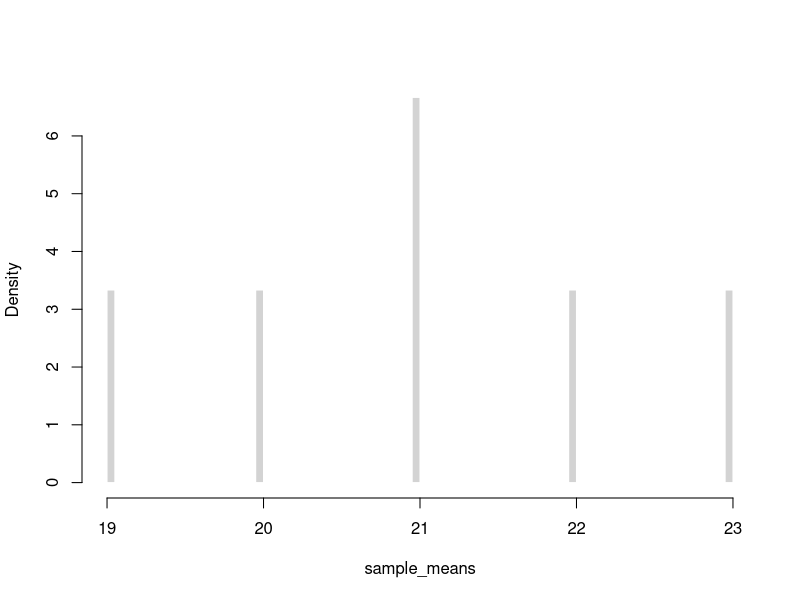
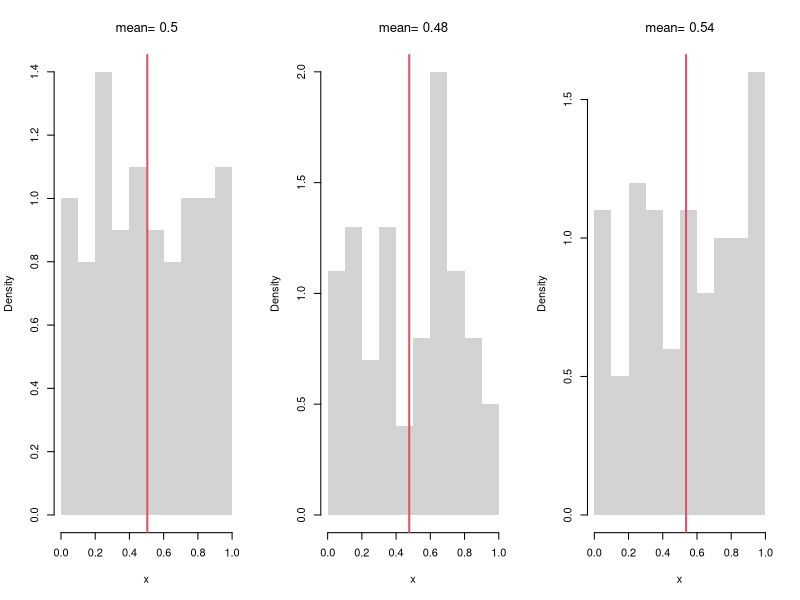
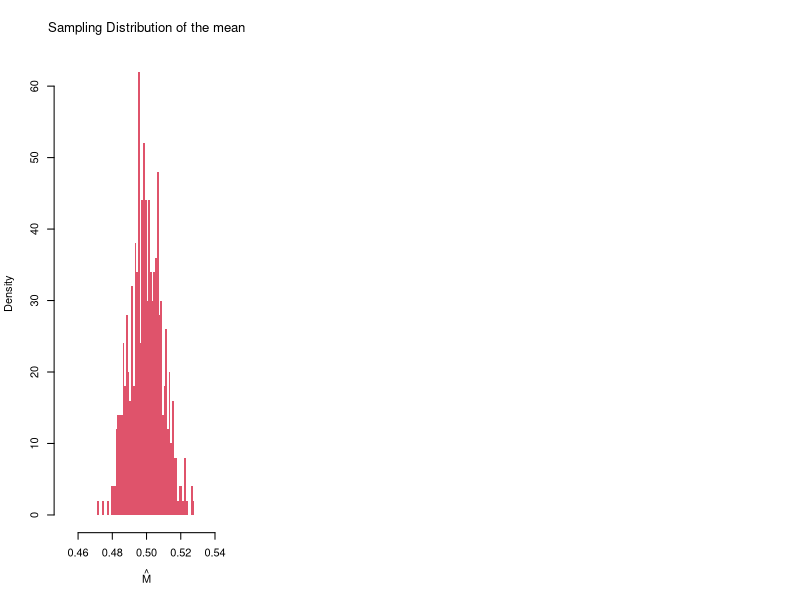
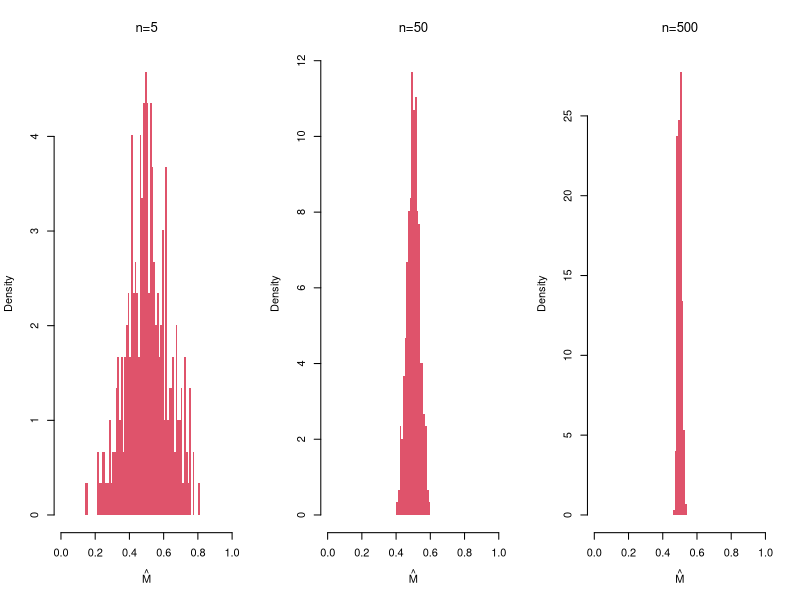
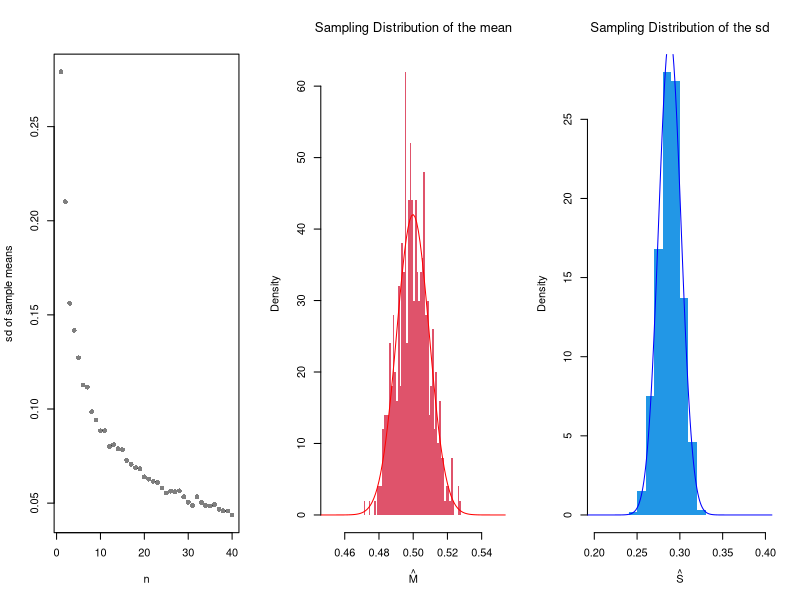
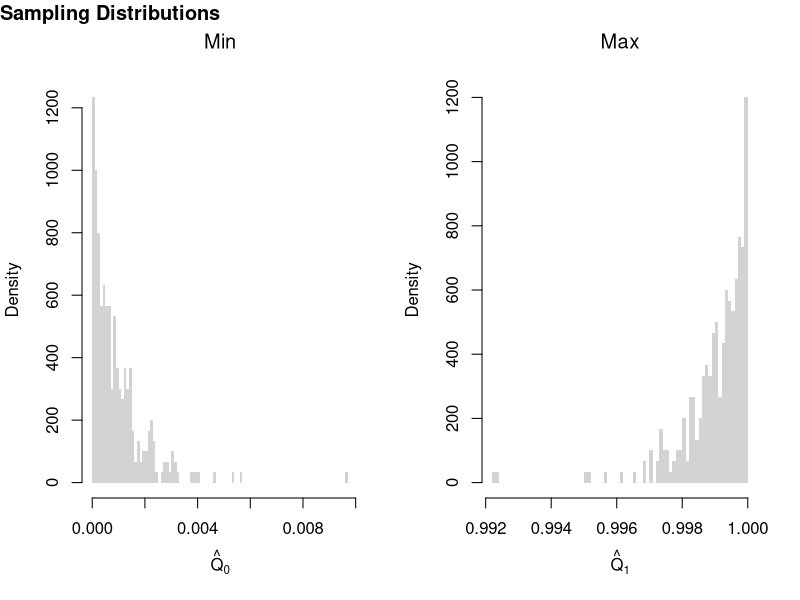
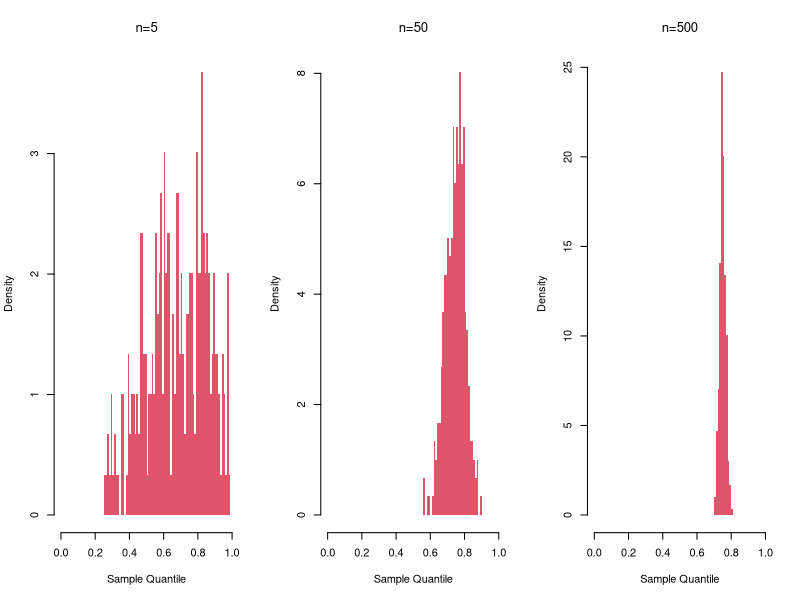
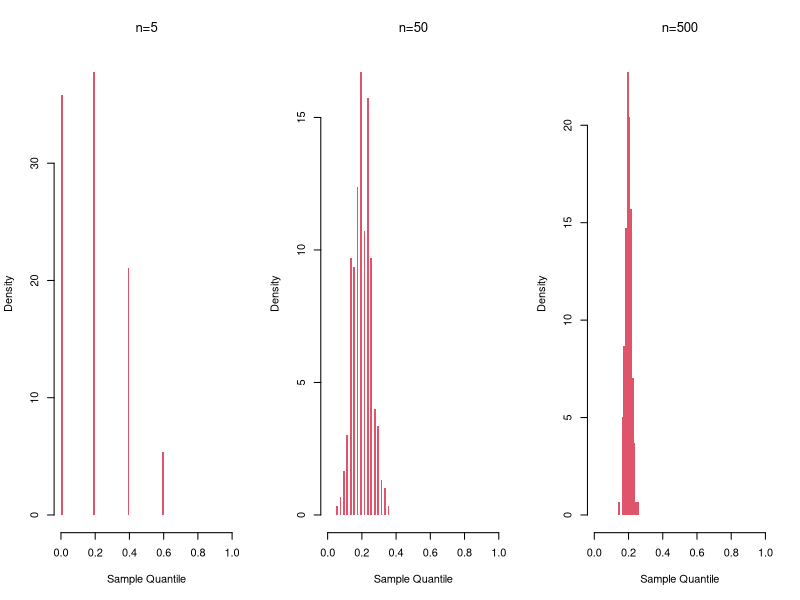

Source code (R) for these figures, in order:
## ---- chunk 1
# Simple random sample (no duplicates, equal probability)
x <- c(1,2,3,4) # population
sample(x, 2, replace=F) #sample
## ---- chunk 2
#{1,2,3} {1,3,2}  ho
#{2,1,3} {2,3,1}  
#{3,2,1} {3,1,2}
factorial(3)
## ---- chunk 3
#Ways to draw k=2 from a set with n=4
#{1,2} {1,3} {1,4}  
#      {2,3} {2,4}  
#            {3,4} 

choose(4,2)
## ---- chunk 4
#All possible samples of two from a bag of numbers {1,2,3,4} with replacement 
#{1,1} {1,2} {1,3}, {3,4}
#{2,2} {2,3} {2,4}
#{3,3} {3,4}
#{4,4}

# Simple random sample (duplicates, equal probability)
sample(x, 2, replace=T)
## ---- chunk 5
runif(3)
rexp(3)
rnorm(3)
## ---- chunk 6
X <- c(18,20,22,24) # Ages for student population
# six possible samples
m1 <- mean( X[c(1,2)] ) #{1,2}
m2 <- mean( X[c(1,3)] ) #{1,3}
m3 <- mean( X[c(1,4)] ) #{3,4}
m4 <- mean( X[c(2,3)] ) #{2,3}
m5 <- mean( X[c(2,4)] ) #{2,4}
m6 <- mean( X[c(3,4)] ) #{3,4}
# sampling distribution
sample_means <- c(m1, m2, m3, m4, m5, m6)
hist(sample_means,
    freq=F, breaks=100,
    main='', border=F)
## ---- chunk 7
# Three Sample Example from infinite population
x1 <- runif(100)
m1 <- mean(x1)
x2 <- runif(100)
m2 <- mean(x2)
x3 <- runif(100)
m3 <- mean(x3)
sample_means <- c(m1, m2, m3)
sample_means

# An Equivalent Approach: fill vector in a loop
sample_means <- vector(length=3)
for(i in seq(sample_means)){
    x <- runif(100)
    m <- mean(x)
    sample_means[i] <- m
}
sample_means
## ---- chunk 8
# Three Sample Example w/ Visual
par(mfrow=c(1,3))
for(b in 1:3){
    x <- runif(100) 
    m <-  mean(x)
    hist(x,
        breaks=seq(0,1,by=.1), #for comparability
        freq=F, main=NA, border=NA)
    abline(v=m, col=2, lwd=2)
    title(paste0('mean= ', round(m,2)),  font.main=1)
}
## ---- chunk 9
# Many sample example
sample_means <- vector(length=500)
for(i in seq_along(sample_means)){
    x <- runif(1000)
    m <- mean(x)
    sample_means[i] <- m
}
hist(sample_means, 
    breaks=seq(0.45,0.55,by=.001),
    border=NA, freq=F,
    col=2, font.main=1, 
    xlab=expression(hat(M)),
    main='Sampling Distribution of the mean')
## ---- chunk 10
m_LLLN <- mean(sample_means)
round(m_LLLN, 3)
## ---- chunk 11
par(mfrow=c(1,3))
for(n in c(5,50,500)){
    sample_means_n <- vector(length=299)
    for(i in seq_along(sample_means_n)){
        x <- runif(n)
        m <- mean(x)
        sample_means_n[i] <- m
    }
    hist(sample_means_n, 
        breaks=seq(0,1,by=.01),
        border=NA, freq=F,
        col=2, font.main=1, 
        xlab=expression(hat(M)),
        main=paste0('n=',n) )
}
## ---- chunk 12
n_seq <- seq(1, 40)
sd_seq <- vector(length=length(n_seq))
for(n in seq_along(sd_seq)){
    sample_means_n <- vector(length=499)
    for(i in seq_along(sample_means_n)){
        x <- runif(n)
        m <- mean(x)
        sample_means_n[i] <- m
    }
    sd_seq[n] <- sd(sample_means_n)
}
plot(n_seq, sd_seq, pch=16, col=grey(0,0.5),
    xlab='n', ylab='sd of sample means', main='')
## ---- chunk 13
hist(sample_means,
    breaks=seq(0.45,0.55,by=.001),
    border=NA, freq=F,
    col=2, font.main=1,
    xlab=expression(hat(M)),
    main='Sampling Distribution of the mean')
    
## Approximately normal?
mu <- mean(sample_means)
mu_sd <- sd(sample_means)
x <- seq(0.1, 0.9, by=0.001)
fx <- dnorm(x, mu, mu_sd)
lines(x, fx, col='red')
## ---- chunk 14
# CLT example of the "sd" statistic
sample_sds <- vector(length=1000)
for(i in seq_along(sample_sds)){
    x <- runif(100) # same distribution
    s <- sd(x) # different statistic
    sample_sds[i] <- s
}
hist(sample_sds,
    breaks=seq(0.2,0.4,by=.01),
    border=NA, freq=F,
    col=4, font.main=1,
    xlab=expression(hat(S)),
    main='Sampling Distribution of the sd')

## Approximately normal?
mu <- mean(sample_sds)
mu_sd <- sd(sample_sds)
x <- seq(0.1, 0.9, by=0.001)
fx <- dnorm(x, mu, mu_sd)
lines(x, fx, col='blue')

# try another random variable, such as rexp(100) instead of runif(100)
## ---- chunk 15
# Create 300 samples, each with 1000 random uniform variables
x_samples <- matrix(nrow=300, ncol=1000)
for(i in seq(1,nrow(x_samples))){
    x_samples[i,] <- runif(1000)
}
# Each row is a new sample
length(x_samples[1,])

# Compute min and max for each sample
x_mins <- apply(x_samples, 1, quantile, probs=0)
x_maxs <- apply(x_samples, 1, quantile, probs=1)

# Plot the sampling distributions of min, median, and max
# Median looks normal. Maximum and Minumum do not!
par(mfrow=c(1,2))
hist(x_mins, breaks=100, main='Min', font.main=1,
    xlab=expression(hat(Q)[0]), border=NA, freq=F)
hist(x_maxs, breaks=100, main='Max', font.main=1,
    xlab=expression(hat(Q)[1]), border=NA, freq=F)
title('Sampling Distributions', outer=T, line=-1, adj=0)
## ---- chunk 16
par(mfrow=c(1,3))
for(n in c(5,50,500)){
    sample_quants_n <- vector(length=299)
    for(i in seq_along(sample_quants_n)){
        x <- runif(n)
        m <- quantile(x, probs=0.75) #upper quartile
        sample_quants_n[i] <- m
    }
    hist(sample_quants_n, 
        breaks=seq(0,1,by=.01),
        border=NA, freq=F,
        col=2, font.main=1, 
        xlab="Sample Quantile",
        main=paste0('n=',n) )
}
## ---- chunk 17
par(mfrow=c(1,3))
for(n in c(5,50,500)){
    sample_props_n <- vector(length=299)
    for(i in seq_along(sample_props_n)){
        x <- sample(1:5, size=n, prob=c(1:5)/15, replace=T)
        p3 <- mean(x==3)
        sample_props_n[i] <- p3
    }
    hist(sample_props_n, 
        breaks=seq(0,1,by=.01),
        border=NA, freq=F,
        col=2, font.main=1, 
        xlab="Sample Quantile",
        main=paste0('n=',n) )
}
## ---- chunk 18
par(mfrow = c(1, 3))

for (n in c(50, 500, 5000)) {
  x <- runif(n)
  Fx <- ecdf(x)
  plot(Fx)
}

## ---- chunk 19
sample_dat <- USArrests[,'Murder']
sample_mean <- mean(sample_dat)
sample_mean
## ---- chunk 20
# Generate Non-normal Data, from Hesterberg (2015)

# Population is 50% N(-2, 1) and 50% N(2, 4)
populationMean <- c(-2, 2)
populationVar <- c(1, 4)

# Generate samples from population
rPopulation <- function(n){
  # Which distribution is each observation coming from
  di <- sample(1:2, size=n, replace=TRUE, prob=c(.5,.5))
  rnorm(n, mean=populationMean[di], sd=sqrt(populationVar)[di])
}

# Compute Sample Mean
n <- 25
set.seed(2)
sample_dat <- rPopulation(n)
sample_mean <- mean(sample_dat)
## ---- chunk 21
# Plot Bootstrap Mean
# Modified from Hesterberg (2015)

#### Some parameters for figure layout.
divideX <- c(.6, .65)
divideY <- c(0, .32, .33, .65, .70, 1)
useFraction <- .9
Fraction2 <- 0:1 + c(1, -1) * (1-useFraction)/2
rescaleY <- function(x) (x-.33)/.67
divideY3 <- (c(NA, NA, .33, .65, .70, 1) - .33)/.67

PlotSample <- function(data,
    lineMu=TRUE,
    star=FALSE,
    lineM=NULL,
    col="gray"){
  # lineMu: logical, add a vertical line at mu
  # star:  logical, label with xbar* instead of xbar
  # lineM: NULL or numeric; add a vertical line there

  hist(data, breaks=seq(-6, 8, length=21), col=col,
       probability=TRUE, axes=FALSE, new=FALSE, border=0,
       xlab="", xlim=c(-6, 8), ylim=c(0, .351),
       xaxs="i", yaxs="i", main="")
  axis(side=1, at=c(-6, 8))
  axis(side=1, at=mean(data),
       if(star) expression(hat(M)[r]) else expression(hat(M)))
  if(lineMu) {
    segments(mean(populationMean), y0=0, y1=.32)
    axis(side=1, at=mean(populationMean), "")
  }
  if(length(lineM)) {
    segments(lineM, y0=0, y1=.32, col="red", lty=2)
    axis(side=1, at=lineM, "", col="red")
  }
  invisible(NULL)
}

### Plot sample (as substitute for population)
par(fig=c(divideX[1] * (1/3 + 1/3 * Fraction2), divideY3[5:6]),
    mar=.1 + c(2, 0, 0, 0), mex=.8)
PlotSample(sample_dat, lineM=sample_mean)
axis(1, sample_mean, expression(hat(M)), col="red")

### Bootstrap samples
set.seed(2)  ## Cherry Pick Some Good Ones
B <- lapply(1:20, function(b) { sample(sample_dat, replace=T) })
temp <- lapply(B, hist, breaks=seq(-6, 8, length=21), plot=F)
Bii <- which(sapply(temp, function(x) max(x[['counts']])) <= 5)
## Plot the Cherries
par(fig=c(divideX[1] * (0/3 + 1/3*Fraction2), divideY3[3:4]), new=T)
PlotSample(B[[Bii[1]]], sample_mean, lineMu=F, star=T)
par(fig=c(divideX[1] * (1/3 + 1/3*Fraction2), divideY3[3:4]), new=T)
PlotSample(B[[Bii[3]]], sample_mean, lineMu=F, star=T)
par(fig=c(divideX[1] * (2/3 + 1/3*Fraction2), divideY3[3:4]), new=T)
PlotSample(B[[Bii[2]]], sample_mean, lineMu=F, star=T)

### Bootstrap Distribution
par(fig=c(divideX[2], 1, 0, .5), new=T)
par(mar=c(4.1, 0, 0, 0))
set.seed(2)
Bmeans <- sapply(1:999, function(b) {
    dat_b <- sample(sample_dat, replace=T) # c.f. jackknife
    mean(dat_b)
})
hist(Bmeans, xlim=c(-3, 3), ylim=c(0, 1), breaks=61, border=0,
     axes=F, col="gray", freq=F, main="", yaxs="i",
     xlab="", ylab="")
abline(v=sample_mean, col="red", lty=2)
abline(v=mean(populationMean))
axis(1, c(-3, 3))
axis(1, at=sample_mean, expression(hat(M)), col="red")
#axis(3, at=mean(populationMean), expression(mu))

### Arrows
par(mar=c(2.1, 0, 0, 0))
par(fig=c(0, 1, 0, 1), usr=c(0, 1, 0, 1))
arrows(lwd=1.5, length=.125,
       x0=divideX[1] * (.29 + .42 * ppoints(5)[c(1,3,5)]),
       x1=divideX[1] * seq(.3, .7, length=3),
       y0=rescaleY(divideY[4:5] %*% c(.2, .77)) - .05,
       y1=rescaleY(divideY[4] - c(.6, 1, .6)*(divideY[5]-divideY[4])) - .05)
arrows(divideX[1], c(.1, .2, .3), length=.125, divideX[2], lwd=1.5)

### Text
text(.4, .8, adj=0, 'Sample')
text((divideX[2]+1)/2, .55, adj=.5, 'Resampling Distribution')
text(0.01, divideY3[4]+.03, adj=0, "Resamples (r)")
legend(.01, .9, lty=1:2, col=1:2, legend=expression(mu, hat(M)))
## ---- chunk 22
sample_dat <- USArrests[,'Murder']
sample_mean <- mean(sample_dat)

# Jackknife Estimates
n <- length(sample_dat)
jackknife_means <- vector(length=n)
for(i in seq_along(jackknife_means)){
    dat_noti <- sample_dat[-i]
    mean_noti <- mean(dat_noti)
    jackknife_means[i] <- mean_noti
}
hist(jackknife_means, breaks=25,
    border=NA, freq=F,
    main='', xlab=expression(hat(M)[-i]))
abline(v=sample_mean, col='red', lty=2)
## ---- chunk 23
# Bootstrap estimates
bootstrap_means <- vector(length=9999)
for(b in seq_along(bootstrap_means)){
    dat_id <- seq(1,n)
    boot_id <- sample(dat_id , replace=T)
    dat_b  <- sample_dat[boot_id] # c.f. jackknife
    mean_b <- mean(dat_b)
    bootstrap_means[b] <-mean_b
}

hist(bootstrap_means, breaks=25,
    border=NA, freq=F,
    main='', xlab=expression(hat(M)[b]))
abline(v=sample_mean, col='red', lty=2)
## ---- chunk 24
# theoretical probabilities
x <- c(0,1)
x_probs <- c(1/4, 3/4)
# sample draws
coin_sample <- sample(x, prob=x_probs, 1000, replace=T)
Fhat <- ecdf(coin_sample)

x_probs_boot <- c(Fhat(0), 1-Fhat(0))
x_probs_boot # approximately the theoretical value
coin_resample <- sample(x, prob=x_probs_boot, 999, replace=T)
# any draw from here is almost the same as the original process
## ---- chunk 25
sd(sample_dat) # standard deviation
sd(bootstrap_means) # standard error
## ---- chunk 26
B <- 1000 # number of bootstrap samples
Nseq <- seq(1,100, by=1) # different sample sizes

SE <- vector(length=length(Nseq))
for(n in Nseq){
    sample_statistics_n <- vector(length=B)
    for(b in seq(1,B)){
        x_b <- rnorm(n) # Sample of size n
        x_stat_b <- quantile(x_b, probs=.4) # Stat of interest
        sample_statistics_n[b] <- x_stat_b
    }
    se_n <- sd(sample_statistics_n) # How much the stat varies across samples
    SE[n] <- se_n
}

plot(Nseq, SE, pch=16, col=grey(0,.5),
    ylab='standard error', xlab='sample size')
